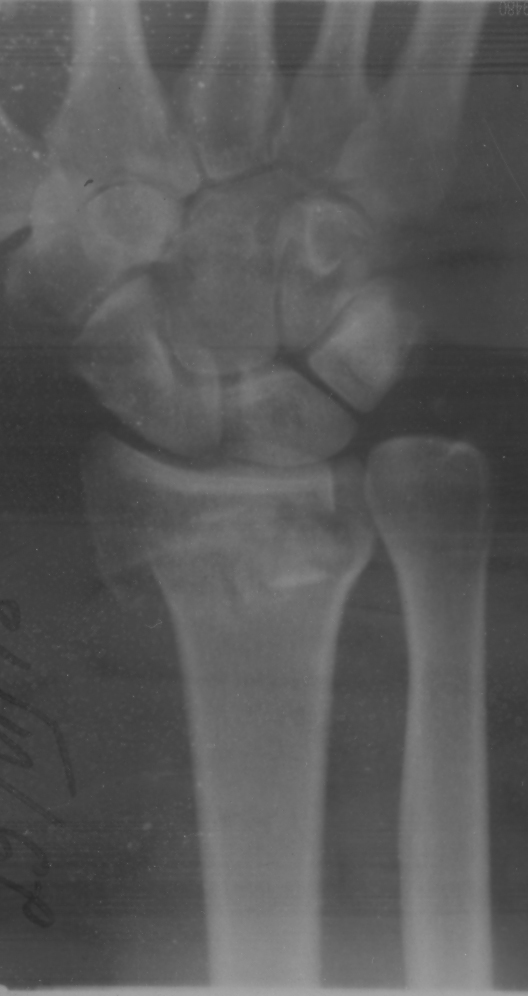
#> input picture Лр 1/test.jpg, 528 x 996 px
$ python 'ЛР1.py'
#> lines starting #> are read from the running program, lines starting #| are printed output that depends on the picture
from PIL import Image, ImageDraw
from matplotlib import pyplot as plt
import numpy as np
import math as m
import cv2
import matplotlib.pylab as pl
from skimage.exposure import histogram
import math

image = cv2.imread('test.jpg')
#> image is the input picture: shape (996, 528, 3); min 42, max 168, mean 88.7

plt.hist(image.ravel(), 256, [0, 256])
plt.show()
#> figure, not shown here; tallest bar 38952 high, from x = 68 to 69

print("Максимальное значение светлоты:\t", np.max(image))
#| Максимальное значение светлоты:	 168
print("Минимальное значение светлоты:\t", np.min(image))
#| Минимальное значение светлоты:	 42
print("Контрастность:\t", np.max(image) - np.min(image))
#| Контрастность:	 126

"""Логарифмическое преобразование"""

def log_plot(c):
  x = np.arange(0, 256, 0.01)
  y = c * np.log(1 + x)

def log(c, image2):
#> called with c = 32
  output = c * np.log(1.0 + image2)
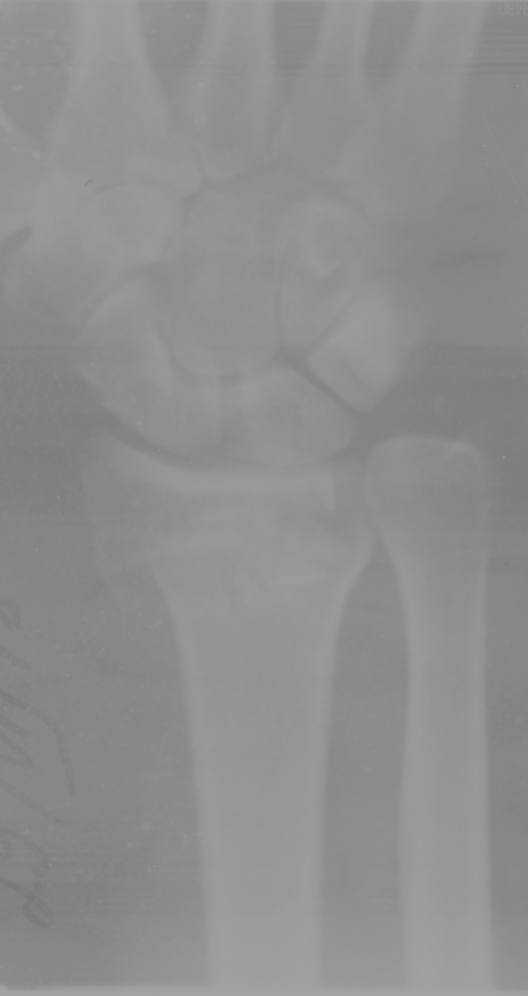
#> output: shape (996, 528, 3) float64; min 120.4, max 164.2, mean 143
  output = np.uint8(output + 0.5)
  return output

log_plot(32)
output = log(32, image)

log_transformed = np.array(output, dtype = np.uint8)
plt.hist(output.ravel(),bins = 256, histtype = 'step' )

cv2.imwrite('логарифмическое преобразование.jpg', log_transformed)

print("Максимальное значение светлоты:\t", np.max(log_transformed))
#| Максимальное значение светлоты:	 164
print("Минимальное значение светлоты:\t", np.min(log_transformed))
#| Минимальное значение светлоты:	 120
print("Контрастность:\t", np.max(log_transformed) - np.min(log_transformed))
#| Контрастность:	 44


"""Кусочно линейное преобразование"""

img = image.copy()
gray_img = cv2.cvtColor(img, cv2.COLOR_BGR2GRAY)

r_min, r_max = 255, 0
for i in range(gray_img.shape[0]):
    for j in range(gray_img.shape[1]):
        if gray_img[i, j] > r_max:
            r_max = gray_img[i, j]
        if gray_img[i, j] < r_min:
            r_min = gray_img[i, j]
#> after the loop, r_max = 168; r_min = 42
r1, s1 = r_min, 0
#> r1 = 42; s1 = 0
r2, s2 = r_max, 255
#> r2 = 168; s2 = 255

precewise_img = np.zeros((gray_img.shape[0], gray_img.shape[1]), dtype=np.uint8)
k1 = s1 / r1
#> k1 = 0
k3 = (255 - s2) / (255 - r2)
#> k3 = 0
k2 = (s2 - s1) / (r2 - r1)
#> k2 = 2.02
for i in range(gray_img.shape[0]):
    for j in range(gray_img.shape[1]):
        if r1 <= gray_img[i, j] <= r2:
            precewise_img[i, j] = k2 * (gray_img[i, j] - r1)
        elif gray_img[i, j] < r1:
            precewise_img[i, j] = k1 * gray_img[i, j]
        elif gray_img[i, j] > r2:
            precewise_img[i, j] = k3 * (gray_img[i, j] - r2)
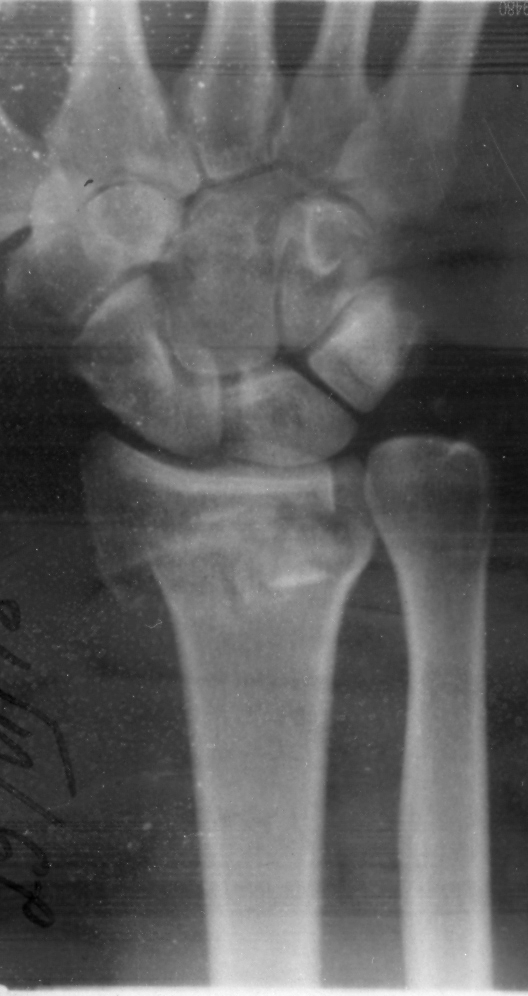
#> precewise_img: shape (996, 528); min 0, max 255, mean 94

cv2.imwrite('кусочно-линейное преобразование.jpg', precewise_img)
plt.hist(precewise_img.ravel(), bins=256, rwidth=0.8, range=(0, 255))
plt.show()
#> figure, not shown here; tallest bar 12984 high, from x = 51.9 to 52.69

print("Максимальное значение светлоты:\t", np.max(precewise_img))
#| Максимальное значение светлоты:	 255
print("Минимальное значение светлоты:\t", np.min(precewise_img))
#| Минимальное значение светлоты:	 0
print("Контрастность:\t", np.max(precewise_img) - np.min(precewise_img))
#| Контрастность:	 255

"""Степенное преобразование"""

def deg(img, pow, c = 1):
#> called with pow = 1.5, c = 1
    for i in range(img.shape[0]):
        for j in range(img.shape[1]):
            for p in range(len(img[i][j])):
                img[i][j][p] = 255 * (img[i][j][p]/255) **pow
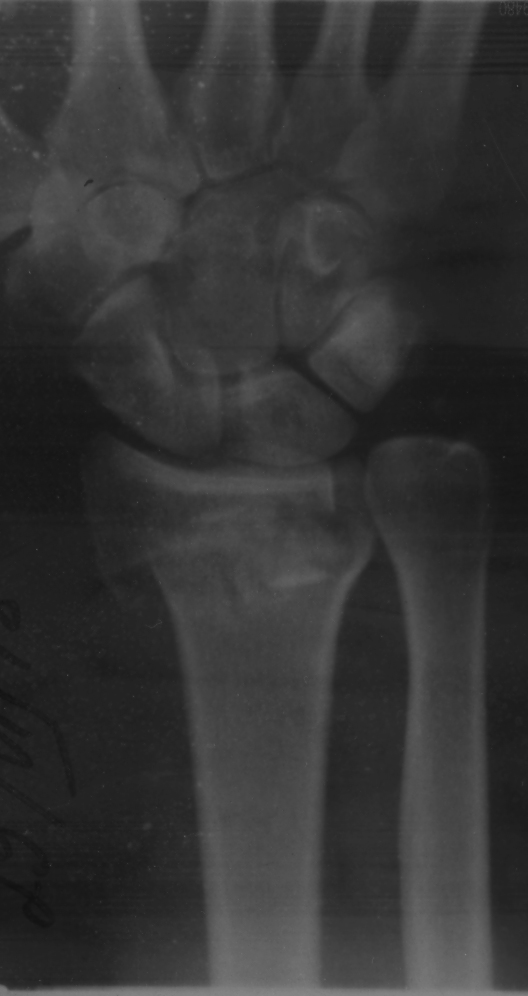
#> img: shape (996, 528, 3); min 17, max 136, mean 53
img = image.copy()
deg(img, 1.5)

cv2.imwrite('степенное преобразование.jpg', img)

plt.hist(img.ravel(), bins=256, rwidth=0.8, range=(0, 255))
plt.show()
#> figure, not shown here; tallest bar 76149 high, from x = 34.96 to 35.76

print("Максимальное значение светлоты:\t", np.max(img))
#| Максимальное значение светлоты:	 136
print("Минимальное значение светлоты:\t", np.min(img))
#| Минимальное значение светлоты:	 17
print("Контрастность:\t", np.max(img) - np.min(img))
#| Контрастность:	 119

"""Эквализация"""

img = image.copy()
img = cv2.cvtColor(img,cv2.COLOR_BGR2GRAY)

# apply histogram equalization
out = cv2.equalizeHist(img)
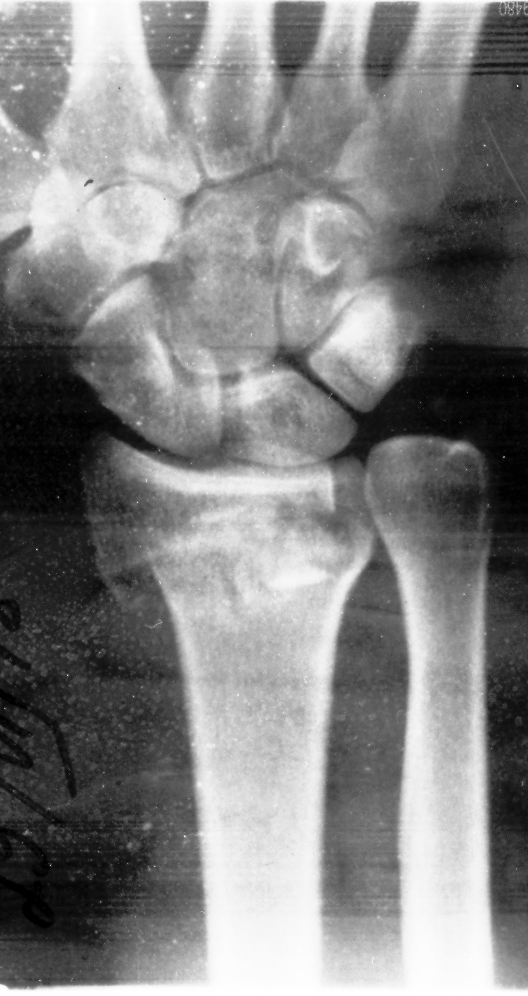
#> out: shape (996, 528); min 0, max 255, mean 129.3
cv2.imwrite('эквализация.jpg', out)
plt.hist(out.ravel(), bins=255, rwidth=0.8, range=(0, 255))
plt.show()
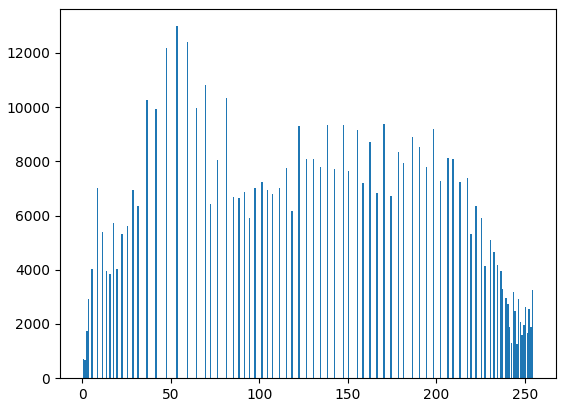
#> figure drawn by matplotlib, 1 panel; tallest bar 12984 high, from x = 53.1 to 53.9

print("Максимальное значение светлоты:\t", np.max(out))
#| Максимальное значение светлоты:	 255
print("Минимальное значение светлоты:\t", np.min(out))
#| Минимальное значение светлоты:	 0
print("Контрастность:\t", np.max(out) - np.min(out))
#| Контрастность:	 255

"""Нормализация гистограммы"""

img = image.copy()
out = cv2.normalize(img, None, -50, 400, norm_type=cv2.NORM_MINMAX)
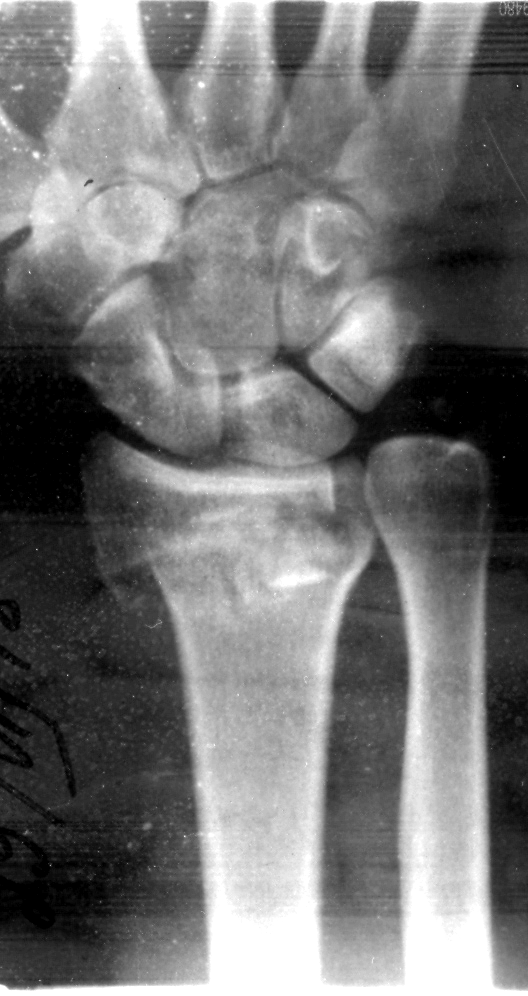
#> out: shape (996, 528, 3); min 0, max 255, mean 115.1

cv2.imwrite('нормализация гистограммы.jpg', out)
plt.hist(out.ravel(), 256, [0, 256])
plt.show()
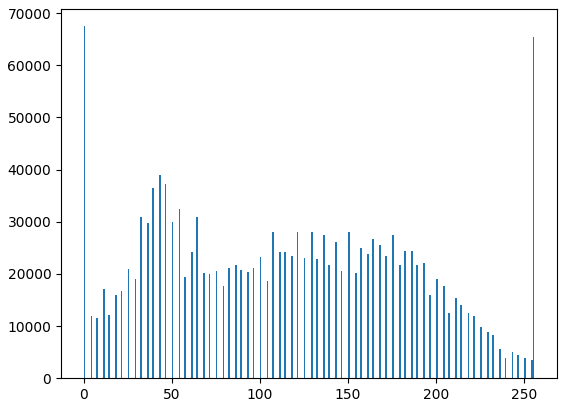
#> figure drawn by matplotlib, 1 panel; tallest bar 67491 high, from x = 0 to 1

print("Максимальное значение светлоты:\t", np.max(out))
#| Максимальное значение светлоты:	 255
print("Минимальное значение светлоты:\t", np.min(out))
#| Минимальное значение светлоты:	 0
print("Контрастность:\t", np.max(out) - np.min(out))
#| Контрастность:	 255
